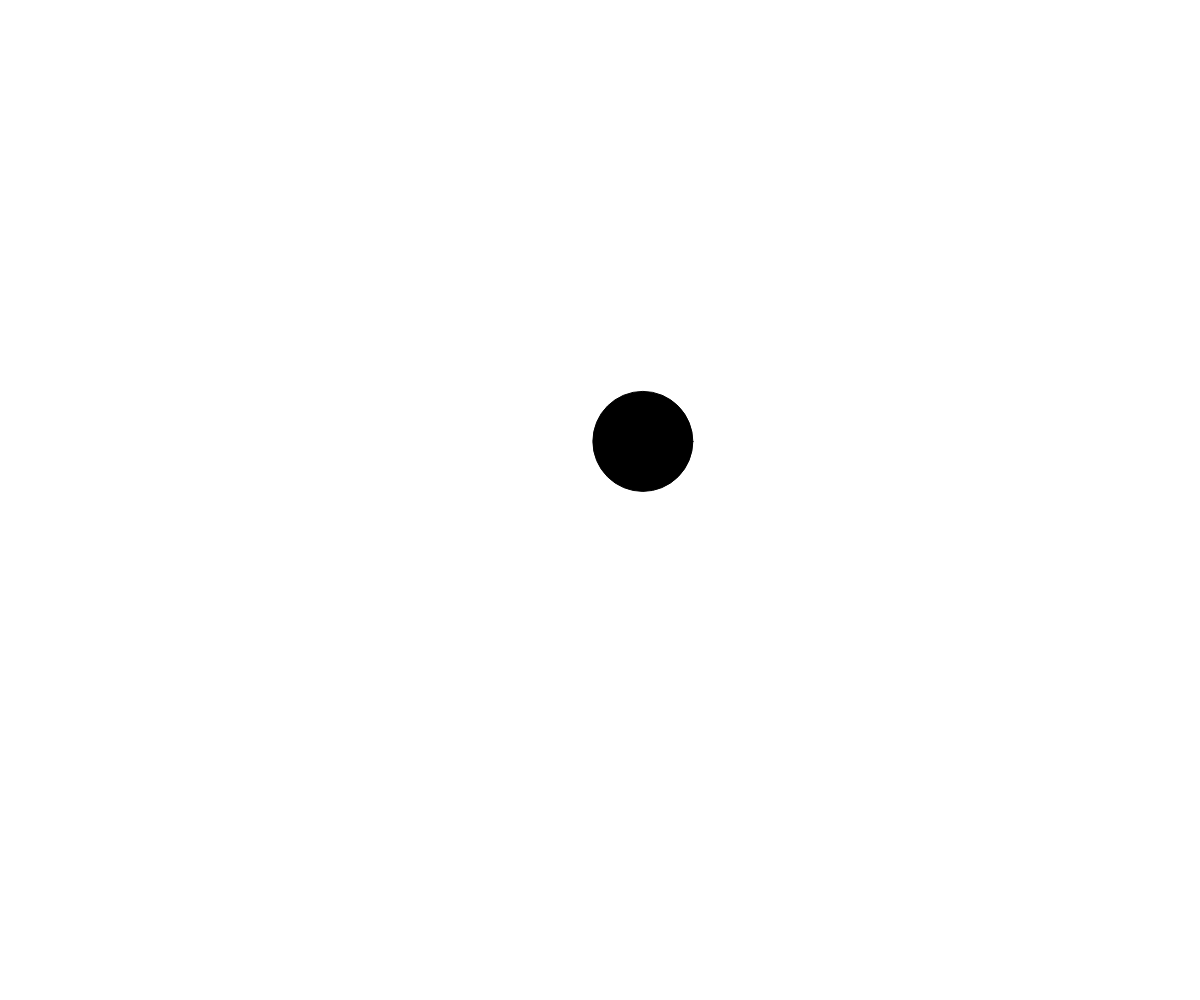
Frame 1 (no input)
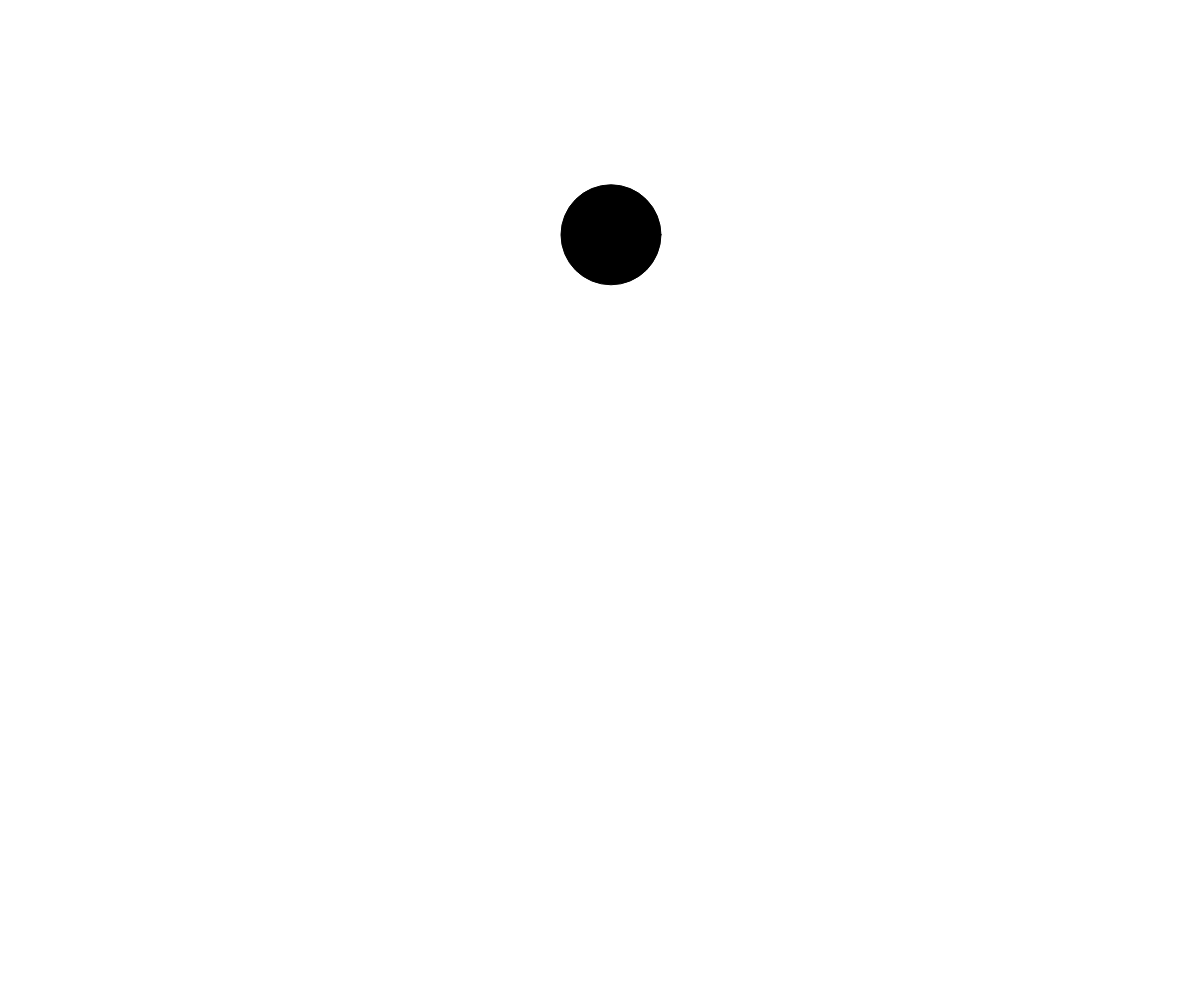
Frame 60 (no input)
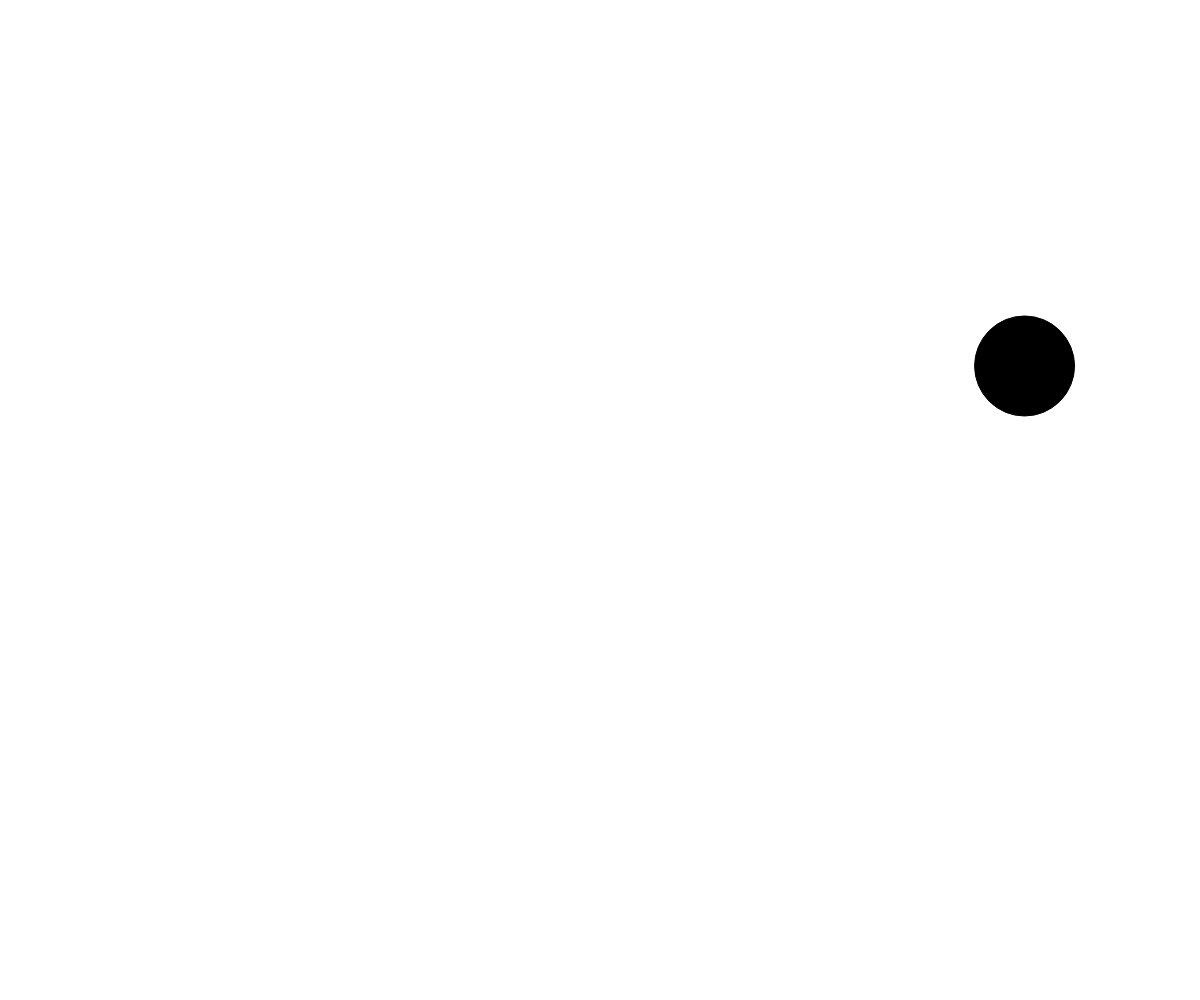
Frame 120 (the mouse pressed at the canvas centre since frame 60)

The p5.js sketch that drew these frames (run headless with seeded random() and noise() and a simulated clock; from frame 60 on, the mouse is pressed at the canvas centre):

// p5.js sketch
// ── sketch.js
// Bouncing Ball Demo
// Zach
// September 16th

let x;
let y;
let dy;
let dx;
let radius = 100;

function setup() {
  createCanvas(windowWidth, windowHeight);
  x = width/2;
  y = height/2;
  frameRate(100);
}

function draw() {
background(255);
dx = random(-100, 100);
dy = random(-100, 100);

x += dx;
if (x > width - radius/2 || x < 0 + radius/2) {
  dx *= -1;
}

y += dy;
if (y > height - radius/2 || y < 0 + radius/2) {
  dy *= -1;
}

fill(0);
circle(x, y, radius);
}

function windowResized() {
  setup();
}
